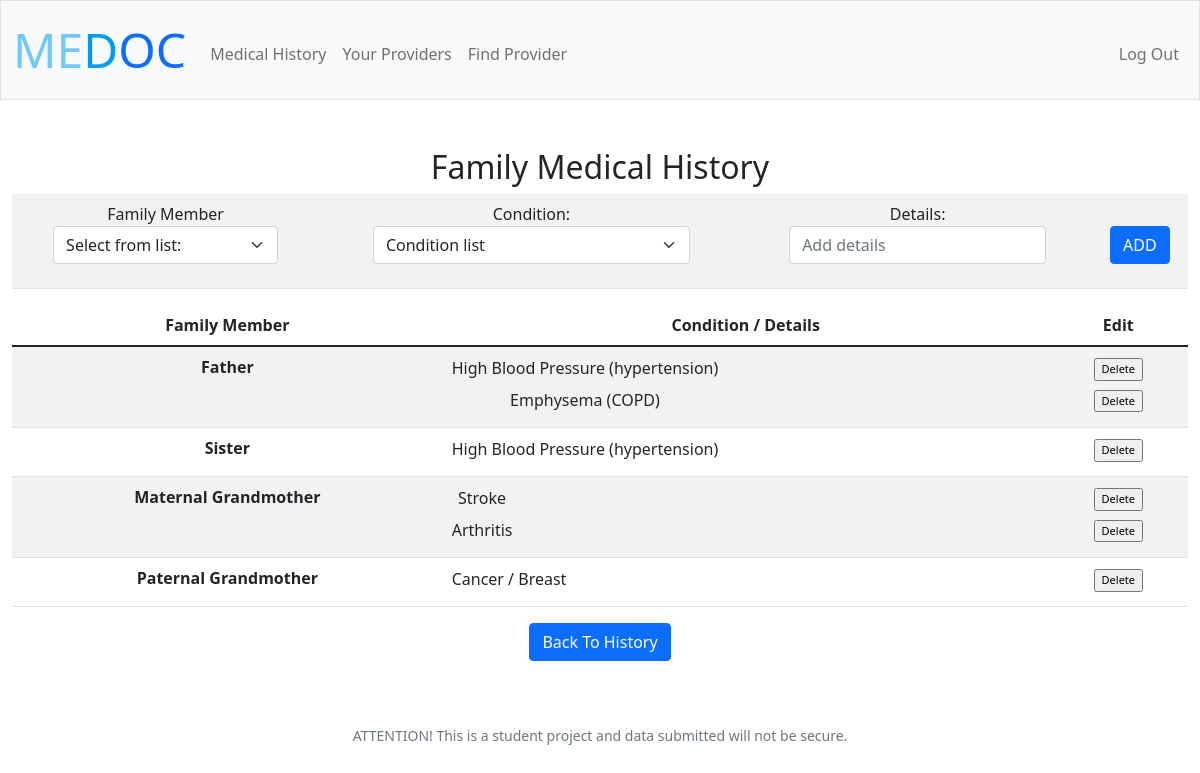
Screenshot of /family_history (signed in) with the database file from the repository.
### tables this page shows
CREATE TABLE 'records' ('id' INTEGER PRIMARY KEY AUTOINCREMENT NOT NULL, 'user_id' INTEGER, 'condition' TEXT NOT NULL, 'details' TEXT,'who_diagnosed' TEXT,'date_diagnosed' DATETIME, 'status' TEXT NOT NULL,'relation' TEXT, 'provider_id' INTEGER);

### app.py (the view)
@app.route("/family_history", methods=["GET", "POST"])
@login_required
def family_history():
    id_u = session["user_id"][0]["id"]
    family = db.execute("SELECT DISTINCT relation FROM records WHERE user_id = ? AND relation != 'self' ", id_u)
    famhistory = db.execute("SELECT * FROM records WHERE user_id = ? AND relation != 'self'", id_u)
    conditions = db.execute("SELECT condition FROM conditions")
    if request.method == "POST":
        db.execute("INSERT INTO records (user_id, condition, details, relation, status) VALUES (?,?,?,?,?)",
                    id_u, request.form.get("condition"), request.form.get("details"), request.form.get("relation"), "N/A")
        return redirect("/family_history")
    else:
        conditions = db.execute("SELECT condition FROM conditions ORDER BY condition ASC")
        return render_template("family_history.html", family=family, famhistory=famhistory, conditions=conditions)

### app.py (called while the page is built)
@app.after_request
def after_request(response):
    response.headers["Cache-Control"] = "no-cache, no-store, must-revalidate"
    response.headers["Expires"] = 0
    response.headers["Pragma"] = "no-cache"
    return response

### helpers.py (called while the page is built)
def login_required(f):
    @wraps(f)
    def decorated_function(*args, **kwargs):
        if session.get("user_id") is None:
            return redirect("/login")
        return f(*args, **kwargs)
    return decorated_function

### templates/family_history.html (shortened to what this page needs)
{% extends "layout.html" %}
{% block main %}
    <h2>Family Medical History</h2>
        <form action="/family_history" method="POST">
            <table class="table table-striped">
                <tbody>
                    <tr>
                        <td><div class="mb-3">
                            <label for="relation">Family Member</label>
                            <select autofocus class="form-select mx-auto w-auto" name="relation" id="relation" required>
                                <option disabled selected value="" > Select from list:</option>
                            </select>
                        </div></td>
                        <td><div class="mb-3">
                            <label for="condition">Condition:</label>
                            <select class="form-select mx-auto w-auto" name="condition" id="condition" required>
                                <option disabled selected value="">Condition list</option>
                            </select>
                        </div></td>
                        <td><div class="mb-3">
                            <label for="details">Details:</label>
                            <input class="form-control mx-auto w-auto" autocomplete="off" autofocus name="details" placeholder="Add details" type="text">
                        </div></td>
                        <td>
                            <div class="mb-3">
                                <input class="btn btn-primary" class="form-control mx-auto w-auto" type="submit" value="ADD">
                            </div>
                        </td>
                    </tr>
                </tbody>
            </table>
        </form>
        <div>
            <table class="table table-striped">
                <thead>
                    <tr>
                        <th>Family Member</th>
                        <th>Condition / Details</th>
                        <th>Edit</th>
                    </tr>
                </thead>
                <tbody>
                    {% for person in family %}
                    <tr>
                        <td><b> {{person['relation']}} </b></td>
                        <td>
                            <table>
                                {% for case in famhistory %}
                                    {% if person['relation'] in case['relation'] %}
                                <tr>
                                    <td>
                                        <div class="oneline">
                                            {{ case['condition'] }}
                                            {% if case['condition'] != " " and case['details'] %} / {% endif %}
                                            {{ case['details'] }}
                                        </div>
                                    </td>
                                </tr>
                                {% endif %}
                            {% endfor %}
                            </table>
                        </td>
                        <td>
                            {% for case in famhistory %}
                                {% if person['relation'] in case['relation'] %}
                                    <div class="oneline">
                                        <form action="/delete_from_fam" method="post">
                                            <input  class="del" type="submit" value="Delete">
                                        </form>
                                    </div>
                                {% endif %}
                            {% endfor %}
                        </td>
                    </tr>
                    {% endfor %}
                </tbody>
                </table>
        </div>
        <div class="mb-3" id="left-align">
            <form action="/back_to_history" method="post">
                <input class="btn btn-primary" type="submit" value="Back To History">
            </form>
        </div>
{% endblock %}

### static/styles.css (style rules this page uses)
.oneline { margin-bottom: 6px; }
.del { font-size: 11px; }
tr { width: 100wp; }

### rows the page displays
records: condition "High Blood Pressure (hypertension)"
records: condition "Emphysema (COPD)"
records: condition "High Blood Pressure (hypertension)"
records: condition "Stroke"
records: details "Arthritis"
records: condition "Cancer", details "Breast"

### other values shown
{{ person['relation'] }} "Father" "Sister" "Maternal Grandmother" "Paternal Grandmother"
